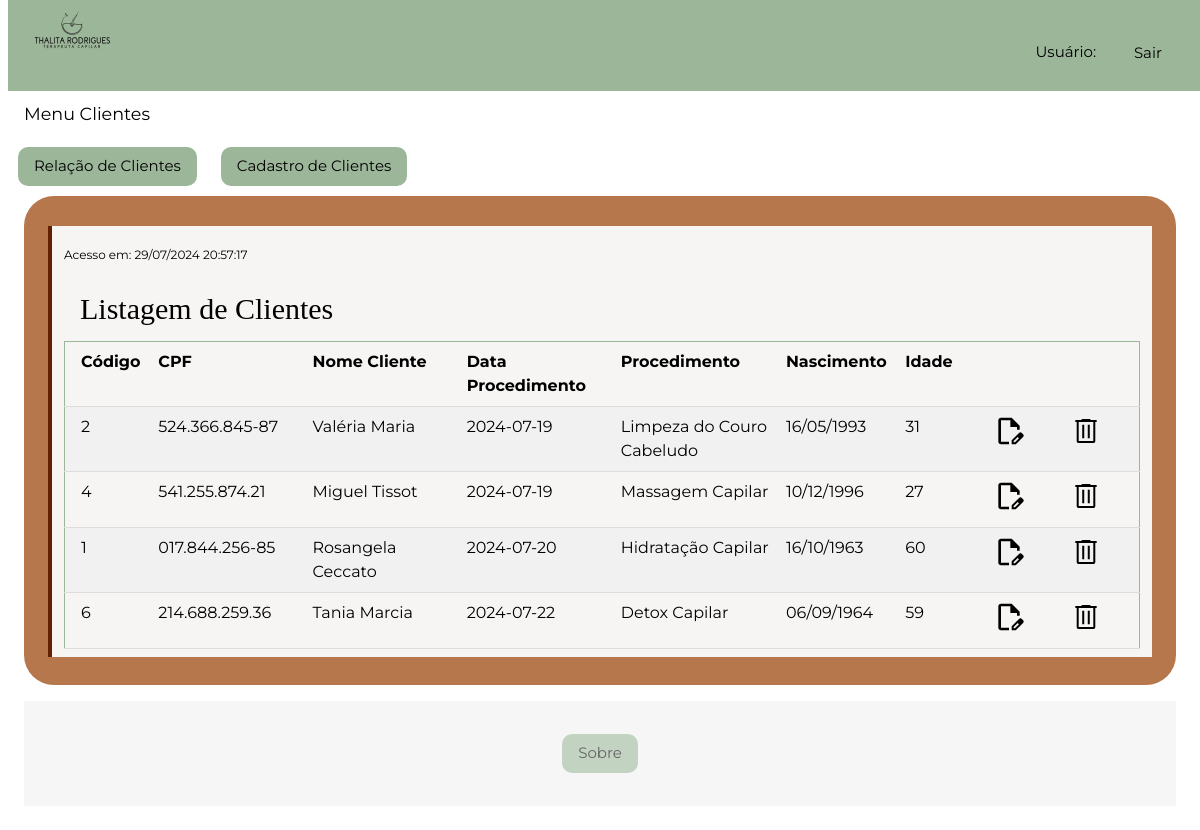
The app's page /clienteListar.php (signed in) with its own data.
### tables this page shows
CREATE TABLE `clientes` (
  `ID_Cliente` int(11) NOT NULL,
  `CPF` varchar(15) NOT NULL,
  `Nome` varchar(100) NOT NULL,
  `ID_Proced` int(11) NOT NULL,
  `Dt_Nasc` date DEFAULT NULL,
  `Dt_Proced` date NOT NULL
);

CREATE TABLE `procedimentos` (
  `ID_Proced` int(11) NOT NULL,
  `Nome_Proced` varchar(100) NOT NULL,
  `Descricao_Proced` text DEFAULT NULL
);

### clienteListar.php (the view, shortened to what this page needs)
<!DOCTYPE html>
<html>
<head>
    <link rel="stylesheet" href="css/styles.css">
</head>
<body onload="p_show_nav('menuCliente')">
    <?php require 'geral/menu.php'; ?>
    <?php require 'bd/conectaBD.php'; ?>
    <div class="p-main p-container" style="margin-left:270px;margin-top:180px;">
        <div class="p-panel p-padding-large p-card-4 p-light-green">
            <p class="p-large">
            <p>
            <div class="p-code cssHigh notranslate">
                <?php
                $data = date("d/m/Y H:i:s", time());
                echo "<p class='p-small' > ";
                echo "Acesso em: ";
                echo $data;
                echo "</p> "
                ?>
                <div class="p-container">
                    <h2 class="fontTitulo">Listagem de Clientes</h2>
                </div>
                <?php
                $conn = new mysqli($servername, $username, $password, $database);
                $sql = "SELECT ID_Cliente, CPF, Nome, Nome_Proced AS procedimentos, Dt_Proced, Dt_Nasc, Nome_Proced FROM clientes AS C INNER JOIN procedimentos AS P ON (C.ID_Proced = P.ID_Proced) ORDER BY C.Dt_Proced";
                $result = $conn->query($sql);
                echo "<div class='p-responsive p-card-4'>";
                if ($result->num_rows >0) {
                    echo "<table class='p-table-all'>";
                    echo "	<tr>";
                    echo "	  <th width='7%'>Código</th>";
                    echo "	  <th width='14%'>CPF</th>";
                    echo "	  <th width='14%'>Nome Cliente</th>";
                    echo "	  <th width='14%'>Data Procedimento</th>";
                    echo "	  <th width='15%'>Procedimento</th>";
                    echo "	  <th width='10%'>Nascimento</th>";
                    echo "	  <th width='8%'>Idade</th>";
                    echo "	  <th width='7%'> </th>";
                    echo "	  <th width='7%'> </th>";
                    echo "	</tr>";
                    while ($row = $result->fetch_assoc()) {
                        $data = $row['Dt_Nasc'];
                        list($ano, $mes, $dia) = explode('-', $data);
                        $nova_data = $dia . '/' . $mes . '/' . $ano;
                        $hoje = mktime(0, 0, 0, date('m'), date('d'), date('Y'));
                        $nascimento = mktime(0, 0, 0, $mes, $dia, $ano);
                        $idade = floor((((($hoje - $nascimento) / 60) / 60) / 24) / 365.25);
                        $cod = $row["ID_Cliente"];
                        echo "<tr>";
                        echo "<td>";
                        echo $cod;
                        echo "</td><td>";
                        echo $row["CPF"];
                        echo "</td><td>";
                        echo $row["Nome"];
                        echo "</td><td>";
                        echo $row["Dt_Proced"];
                        echo "</td><td>";
                        echo $row["Nome_Proced"];
                        echo "</td><td>";
                        echo $nova_data;
                        echo "</td><td>";
                        echo $idade;
                        echo "</td>";
                            ?>
                            <td>
                                <a href='clienteAtualizar.php?id=<?php echo $cod; ?>'><img src='imagens/edit_icon.svg' title='Editar Cliente' width='32'></a>
                            </td>
                            <td>
                                <a href='clienteExcluir.php?id=<?php echo $cod; ?>'><img src='imagens/DELETE - GARBAGE CAN.svg' title='Excluir Cliente' width='32'></a>
                            </td>
                            </tr>
                    <?php
                    }
                    echo "</table>";
                    echo "</div>";
                } else {
                    echo "<p style='text-align:center'>Erro executando SELECT: " . $conn->connect_error . "</p>";
                }
                    ?>
            </div>
        </div>
        <?php require 'geral/sobre.php'; ?>
    </div>
</body>
</html>

### geral/menu.php (shortened to what this page needs)
<div class="p-top"   >
	<div class="p-row p-white p-padding" >
		<div class="p-half" style="margin:0 0 0 0">
			<a href="."><img src='imagens/LOGO_THALI.png' alt=' Terapia Capilar '></a>
		</div>
		<div class="p-half p-margin-top p-hide-medium p-hide-small">
			<div class="p-right"> Usuário: <?php echo $_SESSION['nome']; ?>&nbsp;<a href="logout.php"
			class="p-btn p-red p-hover-red">&nbsp;Sair&nbsp;</a>
			</div >
		</div>
	</div>
	<div id="menuCliente" class="myMenu">
		<div class="p-container">
			<h3>Menu Clientes</h3>
		</div>
	<a class="p-bar-item p-button" href="clienteListar.php">Relação de Clientes</a>
	<a class="p-bar-item p-button" href="clienteIncluir.php">Cadastro de Clientes</a>
	</div>
</div>

### geral/sobre.php
<footer class="p-panel p-padding p-light-grey p-center p-opacity">
    <p>
        <nav>
            <a class="p-btn p-theme p-hover-white"
               onclick="document.getElementById('Sobre').style.display='block'">Sobre</a>
        </nav>
    </p>
</footer>

### css/styles.css (style rules this page uses)
:root { --verdeescuro: #25321B; --verdeclaro: #9cb699; --terracota: #622001; --terracotaclaro:#b6774d; --branco01: #F6F5F4; --fontTexto: 'montserrat'; --fontTitulo: 'alta'; }
.myMenu { margin-bottom: 150px }
html,body { font-family:var(--fontTexto); font-size:15px;line-height:1.5 }
html { overflow-x:hidden }
h2 { font-size:30px }
h1,h2,h3,h4,h5,h6 { font-family:var(--fontTexto); font-weight:400; margin:10px 0 }
.fontTitulo { font-family: var(--fontTitulo); }
.p-btn,.p-button { border:none; display:inline-block; padding:8px 16px; vertical-align:middle; overflow:hidden; margin: 10px; text-decoration:none; color: #000; background-color:var(--verdeclaro); text-align:center; cursor:pointer; border-radius: 10px; }
.p-table,.p-table-all { border-collapse:collapse; border-spacing:0; width:100%; display:table }
.p-table-all { border:1px solid var(--verdeclaro) }
.p-bordered tr,.p-table-all tr { border-bottom:1px solid #ddd }
.p-table-all tr:nth-child(odd) { background-color:var(--branco01) }
.p-table-all tr:nth-child(even) { background-color:#f1f1f1 }
.p-table td,.p-table th,.p-table-all td,.p-table-all th { padding:8px 8px; display:table-cell; text-align:left; vertical-align:top }
.p-table th:first-child,.p-table td:first-child,.p-table-all th:first-child,.p-table-all td:first-child { padding-left:16px }
.p-main,#main { transition:margin-left .4s }
.p-responsive { display:block; overflow-x:auto }
.p-container:after,.p-container:before,.p-panel:after,.p-panel:before,.p-row:after,.p-row:before,.p-row-padding:after,.p-row-padding:before, .p-cell-row:before,.p-cell-row:after,.p-clear:after,.p-clear:before,.p-bar:before,.p-bar:after { content:""; display:table; clear:both }
.p-col,.p-half,.p-third,.p-twothird,.p-threequarter,.p-quarter { float:left; width:100% }
@media (min-width:601px) { .p-col.m6,.p-half { width:49.99999%; } }
.p-main { margin-left:0!important; margin-right:0!important }
.p-top,.p-bottom { position:fixed; width:100%; z-index:1 }
.p-top { top:0 }
.p-container,.p-panel { padding:0.01em 16px }
.p-panel { margin-top:16px; margin-bottom:16px }
.p-code,.p-codespan { font-family:var(--fontTexto); font-size:16px }
.p-code { width:auto; background-color:var(--branco01); padding:8px 12px; border-left:4px solid var(--terracota); word-wrap:break-word }
.p-opacity,.p-hover-opacity:hover { opacity:0.60 }
.p-small { font-size:12px!important }
.p-large { font-size:18px!important }
.p-center { text-align:center!important }
.p-section,.p-code { margin-top:16px!important; margin-bottom:16px!important }
.p-margin-top { margin-top:16px!important }
.p-padding { padding:8px 16px!important }
.p-padding-large { padding:12px 24px!important }
.p-right { float:right!important }
.p-light-green,.p-hover-light-green:hover { border-radius: 30px; color:#000!important; background-color:var(--terracotaclaro)!important }
.p-white,.p-hover-white:hover { color:#000!important;background-color:#9cb699!important }
.p-light-grey,.p-hover-light-grey:hover,.p-light-gray,.p-hover-light-gray:hover { color:#000!important; background-color:#f1f1f1!important }

### records on screen
clientes: ID_Cliente "2", CPF "524.366.845-87", Nome "Valéria Maria", Dt_Proced "2024-07-19", ID_Proced.Nome_Proced "Limpeza do Couro Cabeludo", nova_data "16/05/1993", idade "31"
clientes: ID_Cliente "4", CPF "541.255.874.21", Nome "Miguel Tissot", Dt_Proced "2024-07-19", ID_Proced.Nome_Proced "Massagem Capilar", nova_data "10/12/1996", idade "27"
clientes: ID_Cliente "1", CPF "017.844.256-85", Nome "Rosangela Ceccato", Dt_Proced "2024-07-20", ID_Proced.Nome_Proced "Hidratação Capilar", nova_data "16/10/1963", idade "60"
clientes: ID_Cliente "6", CPF "214.688.259.36", Nome "Tania Marcia", Dt_Proced "2024-07-22", ID_Proced.Nome_Proced "Detox Capilar", nova_data "06/09/1964", idade "59"

### other values on screen
$data "29/07/2024 20:57:17"
